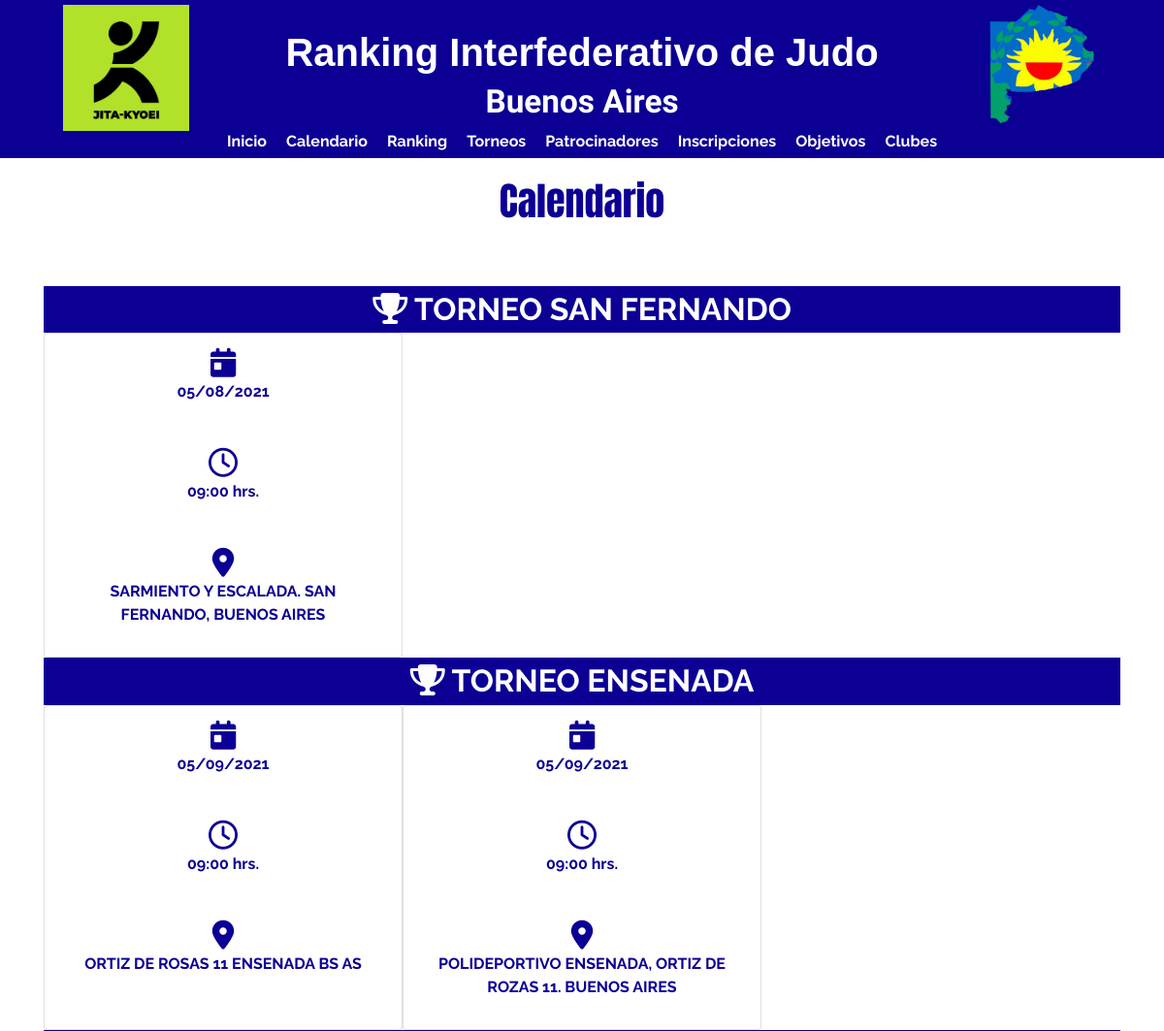
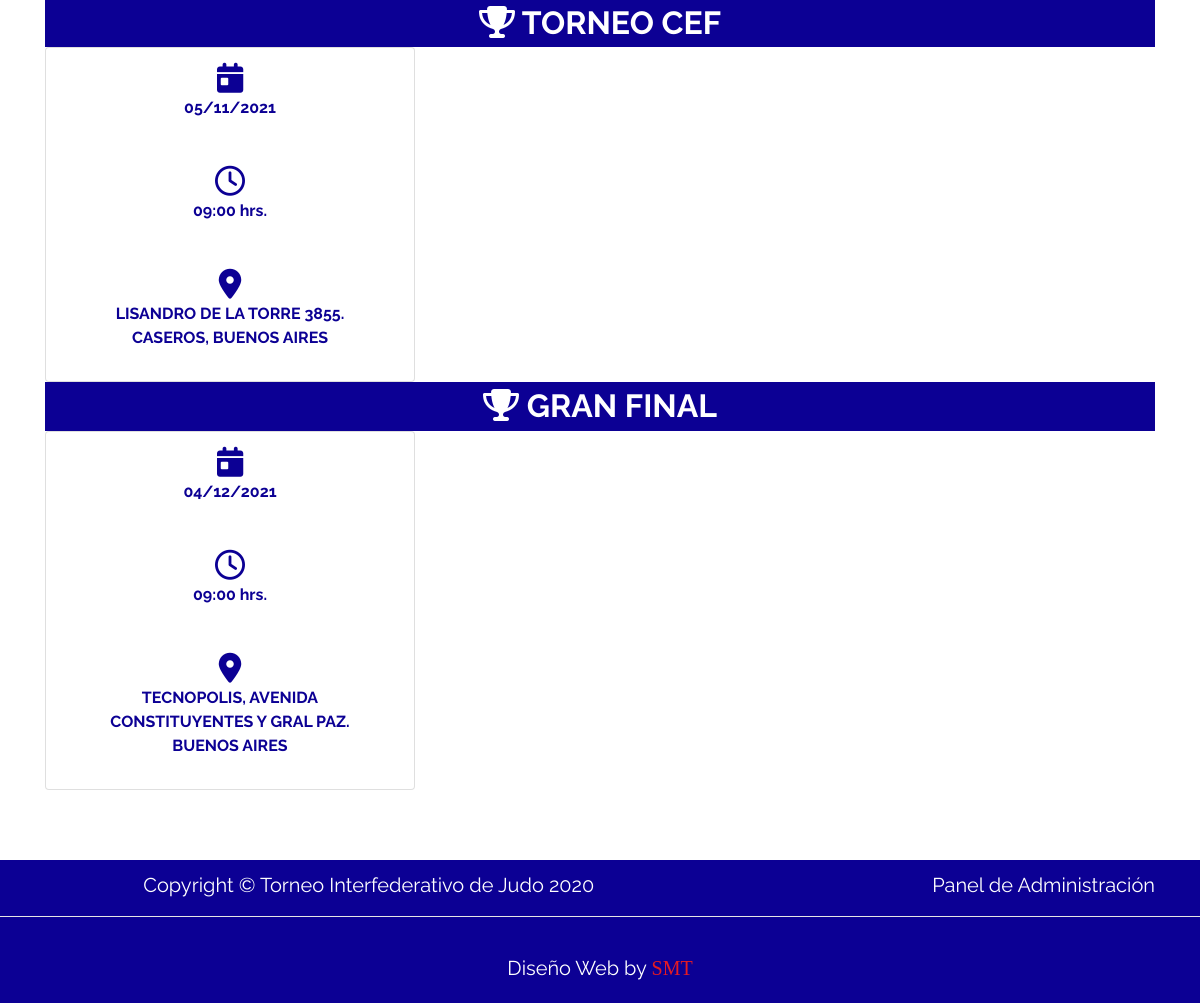
Page /calendario.php on the committed database (2 pictures, top to bottom).
### tables this page shows
CREATE TABLE `torneos` (
  `id` int(11) NOT NULL,
  `nombre` varchar(30) NOT NULL,
  `categorias` varchar(80) NOT NULL,
  `reglas` longtext NOT NULL,
  `imagen` longtext NOT NULL
);

### calendario.php (the view, shortened to what this page needs)
<?php
    require('administracion/db/conexion.php');
    $torneoEspecifico = $_GET['torneo'];
    if($torneoEspecifico){
        $cargarTorneos = " SELECT * FROM `torneos` WHERE id = $torneoEspecifico ";
        $resultadoBD = $con->query($cargarTorneos);
        $torneos = array($resultadoBD->fetch_assoc());
    }
    else{
        $cargarTorneos = " SELECT * FROM `torneos` ";
        $resultadoBD = $con->query($cargarTorneos);
        $torneos = array();
        while($torneosObtenidos = $resultadoBD->fetch_assoc()) {
            array_push($torneos, $torneosObtenidos);
        }
    }
?>
<!DOCTYPE html>
<html lang="en">
    <?php include 'templates/head.php' ?>
    <body>
        <?php include 'templates/header.php' ?>
        <section class="calendario">
            <h2 class="titulo-body">Calendario</h2>
            <br>
            <div class="container">
                <?php
                    if(count($torneos) > 0){
                ?>
                        <div class="fechas-torneos" style="min-height:30vh;">
                            <?php
                                foreach($torneos as $torneo){
                                    $idTorneo = $torneo['id'];
                                    $cargarFechas = " SELECT * FROM `fechas-torneo` WHERE (torneo = $idTorneo) AND (fecha >= CAST(NOW() AS DATE)) ORDER BY fecha, hora ";
                                    $resultadoBD = $con->query($cargarFechas);
                                    $fechas = array();
                                    while($fechasObtenidas = $resultadoBD->fetch_assoc()) {
                                        array_push($fechas, $fechasObtenidas);
                                    }
                                    if(count($fechas) > 0){
                            ?>
                                        <div class="torneo-actual">
                                            <div class="torneo-calendario">
                                                <h2><i class="fas fa-trophy"></i> <?php echo $torneo['nombre']; ?></h2>
                                            </div>
                                            <div class="fechas row">
                                                <?php
                                                    foreach($fechas as $fecha){
                                                ?>
                                                        <div class="torneo card col-md-4">
                                                            <div class="info fecha-torneo">
                                                                <i class="fas fa-calendar-day"></i>
                                                                <p><?php echo date('d/m/Y', strtotime($fecha['fecha'])); ?></p>
                                                            </div>
                                                            <div class="info hora-torneo">
                                                                <i class="far fa-clock"></i>
                                                                <p><?php echo $fecha['hora']; ?> hrs.</p>
                                                            </div>
                                                            <div class="info direccion-torneo">
                                                                <i class="fas fa-map-marker-alt"></i>
                                                                <p><?php echo $fecha['direccion']; ?></p>
                                                            </div>
                                                        </div>
                                                <?php
                                                    }
                                                ?>
                                            </div>
                                        </div>
                            <?php
                                    }
                                }
                            ?>
                        </div>
                <?php
                    }
                ?>
            </div>
        </section>
        <?php include 'templates/footer.php' ?>
    </body>
</html>

### templates/head.php (shortened to what this page needs)
<head>
    <link rel="stylesheet" href="css/plugins/normalize.css">
    <link rel="stylesheet" href="https://stackpath.bootstrapcdn.com/bootstrap/4.4.1/css/bootstrap.min.css">
    <link rel="stylesheet" href="https://cdnjs.cloudflare.com/ajax/libs/bootstrap-datepicker/1.9.0/css/bootstrap-datepicker.standalone.min.css">
    <link rel="stylesheet" href="https://unpkg.com/swiper/css/swiper.min.css">
    <link rel="stylesheet" href="css/plugins/jquery-paginate.css">
    <link rel="stylesheet" href="css/plugins/lightbox.css">
    <link rel="stylesheet" href="css/style.css">
</head>

### templates/header.php (shortened to what this page needs)
<header class="header">
    <div class="container">
        <div class="row">
            <div class="col-4 col-sm-4 col-md-2  ">
                <img class="logo" src="img/logo2.jpeg" alt="jita kyoei">
            </div>
            <div class="col-4 col-sm-4 col-md-8">
                <a class="titulo" href="index.php">
                    <h1 class="titulo">Ranking Interfederativo de Judo <span>Buenos Aires</span></h1>
                </a>
                <nav class="text-center">
                    <div class="lista">
                        <div class="listanav">
                            <li class="itemnav">
                                <a href="index.php">Inicio</a>
                            </li>
                            <li class="itemnav">
                                <a href="calendario.php">Calendario</a>
                            </li>
                            <li class="itemnav">
                                <a href="ranking.php">Ranking</a>
                            </li>
                            <li class="itemnav">
                                <a href="torneos.php">Torneos</a>
                            </li>
                            <li class="itemnav">
                                <a href="patrocinadores.php">Patrocinadores</a>
                            </li>
                            <li class="itemnav">
                                <a href="inscripciones.php">Inscripciones</a>
                            </li>
                            <li class="itemnav">
                                <a href="objetivos.php">Objetivos</a>
                            </li>
                            <li class="itemnav">
                                <a href="clubes.php">Clubes</a>
                            </li>
                        </div>
                    </div>
                </nav>
            </div>
            <div class="col-4 col-sm-4 col-md-2" style="text-align: right;">
                <img class="logo" src="img/logo ciudad.png" alt="Bs As">
            </div>
            <br> <br> <br>
        </div>
    </div>
</header>

### templates/footer.php
<footer class="footer">
    <div class="container">
        <div class="container-footer text-center copyright">
            <div class="col-7 texto-footer">Copyright © Torneo Interfederativo de Judo 2020</div>
            <a href="administracion/login.php"><div class="texto-footer panel">Panel de Administración</div></a>
        </div>
    </div>
    <hr class="linea-footer">
    <div class="text-center spam">
        <a href="https://smtechnology.com.ar">Diseño Web by <span class="smt">SMT</span></a>
    </div>
</footer>

### css/style.css (style rules this page uses)
:root { --colorBlanco: #ffffff; --colorAzul: #0c0094; --colorRojo: #e51b23; --colorGris: #c4c4c4; --colorNegro: #000000; --tradeWinds: "Trade Winds", cursive; --amaip: "Rubik", Helvetica, Arial, sans-serif; --anton: "Anton", cursive; --raleway: "Raleway", sans-serif; --smt: "Fun City Level2", cursive; }
html { box-sizing: border-box; }
*, *::after, *::before { box-sizing: inherit; }
body { margin: 0; padding: 0; font-family: var(--raleway); }
li { list-style: none; }
a.titulo { text-decoration: none; }
h1, h2, h3, h4, h5, h6 { font-family: var(--anton); }
h1.titulo { color: var(--colorBlanco); font-family: var(--amaip); margin-top: 25px; text-align: center; font-weight: bold; }
h1.titulo span { font-family: var(--tradeWinds), cursive; font-size: smaller; }
h2.titulo-body { font-size: 40px; color: var(--colorAzul); padding: 20px 0; margin-bottom: 20px; text-align: center; }
.row { margin: 0 !important; }
.header { background-color: var(--colorAzul); }
.logo { width: 100%; max-width: 130px; }
.header .row { padding: 5px; }
.listanav { display: flex; justify-content: center; }
.itemnav { padding: 0 10px; }
.itemnav a { color: var(--colorBlanco); font-family: var(--raleway); font-weight: 700; text-decoration: none; }
.container-footer { display: flex; justify-content: space-between; flex-wrap: nowrap; }
.footer { background-color: var(--colorAzul); }
.texto-footer { color: var(--colorBlanco); font-size: 20px; margin-top: 10px; text-align: center !important; }
.panel { text-align: right; }
.linea-footer { color: var(--colorBlanco); background-color: var(--colorBlanco); }
.spam a, .copyright a { text-decoration: none; color: var(--colorBlanco); font-size: 20px; }
.copyright a { font-weight: 400; }
.spam { padding: 20px; }
.smt { font-family: var(--smt); color: var(--colorRojo); }
.fechas-torneos { margin-bottom: 70px; }
.torneo-calendario { background-color: var(--colorAzul); }
.torneo-calendario h2 { color: var(--colorBlanco); font-family: var(--raleway); font-weight: 700; text-align: center; padding: 5px; margin: 0; }
.card { color: var(--colorAzul); font-family: var(--raleway); font-weight: 700; text-align: center; }
.info i { font-size: 30px; }
.info { padding: 15px; }

### rows in the picture
torneos: nombre "TORNEO SAN FERNANDO"
fechas-torneo: fecha "05/08/2021", hora "09:00", direccion "SARMIENTO Y ESCALADA. SAN FERNANDO, BUENOS AIRES"
torneos: nombre "TORNEO ENSENADA"
fechas-torneo: fecha "05/09/2021", hora "09:00", direccion "ORTIZ DE ROSAS 11 ENSENADA BS AS"
fechas-torneo: fecha "05/09/2021", hora "09:00", direccion "POLIDEPORTIVO ENSENADA, ORTIZ DE ROZAS 11. BUENOS AIRES"
torneos: nombre "TORNEO CEF"
fechas-torneo: fecha "05/11/2021", hora "09:00", direccion "LISANDRO DE LA TORRE 3855. CASEROS, BUENOS AIRES"
torneos: nombre "GRAN FINAL"
fechas-torneo: fecha "04/12/2021", hora "09:00", direccion "TECNOPOLIS, AVENIDA CONSTITUYENTES Y GRAL PAZ. BUENOS AIRES"
